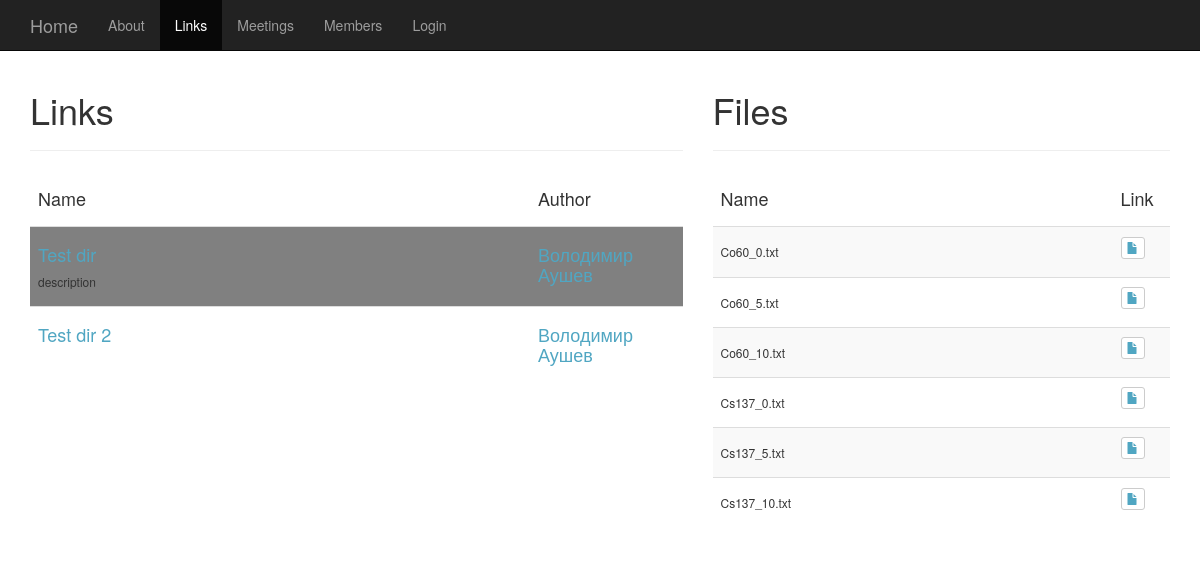
The app's page /links/4/ with its own data.
### links/models.py (models this page shows)
class Dir(models.Model):
    name = models.CharField(max_length=15)
    author = models.ForeignKey(Professor, on_delete=models.CASCADE, editable=False)
    description = models.CharField(max_length=300, blank=True)
    def __unicode__(self):  # __unicode__ on Python 2
        return self.name

class File(models.Model):
    dir = models.ForeignKey(Dir, editable=False)
    file = models.FileField(upload_to=get_upload_to)
    def __unicode__(self):  # __unicode__ on Python 2
        return self.file.name.split('/')[-1]

### members/models.py (models this page shows, shortened)
class Professor(models.Model):
    user = models.OneToOneField(User, on_delete=models.CASCADE, limit_choices_to=Q(groups__name='Professors'))
    academic_title = models.CharField(max_length=15, default='none')
    position = models.CharField(max_length=50, default='none')
    join_date = models.DateField('date joined', auto_now=True)
    photo = models.ImageField(upload_to='professors', default='default.jpg')
    photo_small = models.ImageField(upload_to='professors_small', default='default_small.jpg', editable=False)
    def name(self):
        return '%s  %s' % (self.user.first_name, self.user.last_name)

### links/views.py (the view)
# urls.py: url(r'^(?P<pk>[0-9]+)/$', views.DetailView.as_view(), name='detail'),
class DetailView(generic.TemplateView):
    template_name = 'links/index.html'
    def get_context_data(self, **kwargs):
        context = super(DetailView, self).get_context_data(**kwargs)
        context['dirs'] = Dir.objects.all()
        context['dir'] = Dir.objects.get(pk=kwargs['pk'])
        context['files'] = File.objects.filter(dir=context['dir'])
        return context

### links/templates/links/index.html (shortened to what this page needs)
{% extends "base.html" %}
{% load staticfiles %}
{% block nav %}{% include "menu.html" with active='links' %}{% endblock %}
{% block content %}
<div class="col-lg-7">
    <h1>Links</h1>
    <hr>
    <table class="table table-striped" cellspacing="2" cellpadding="2">
        <thead>
        <tr>
            <td width="500"><h4>Name</h4></td>
            <td><h4>Author</h4></td>
        </tr>
        </thead>
        <tbody>
        {% for link in dirs %}
            <tr {% if link == dir %}style="background-color:grey"{% endif %}>
            <td>
                <h4><a href="{% url 'links:detail' link.pk %}">{{ link }}</a></h4>
                {% if link.description %}
                    <p><h6>{{ link.description }}</h6></p>
             {% endif %}
            </td>
            <td><h4><a href="{% url 'members:professor_detail' link.author.id %}">{{ link.author.name }}</a></h4></td>
            </tr>
        {% endfor %}
        </tbody>
    </table>
</div>
{% if files %}
<div class="col-md-5">
    <h1>Files</h1>
    <hr>
    <table class="table table-striped" cellspacing="2" cellpadding="2">
        <thead>
        <tr>
            <td width="400"><h4>Name</h4></td>
            <td><h4>Link</h4></td>
        </tr>
        </thead>
        <tbody>
        {% for file in files %}
            <tr>
                <td><h6>{{ file }}</h6></td>
             <td>
                    <a class="btn btn-default btn-xs" href="{{ file.file.url }}">
                    <span class="glyphicon glyphicon-file"></span></a>
                </td>
            </tr>
        {% endfor %}
        </tbody>
    </table>
</div>
{% endif %}
{% endblock %}

### static/blog-post.css (style rules this page uses)
body { padding-top: 70px; }

### records on screen
Dir: description "description"
Dir: name "Test dir 2", author.name "Володимир Аушев"
File: file "Co60_0.txt"
File: file "Co60_5.txt"
File: file "Co60_10.txt"
File: file "Cs137_0.txt"
File: file "Cs137_5.txt"
File: file "Cs137_10.txt"
